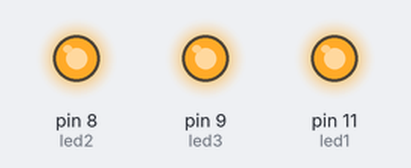
This sketch was run on a simulated Arduino Uno, built with avr-gcc and run on an emulated ATmega328P. Parts: output pins drawn as LEDs (lit = HIGH).

Above: at 0.1 s.
Timing chart, 0 to 1.6 s (numbered marks = the images above):
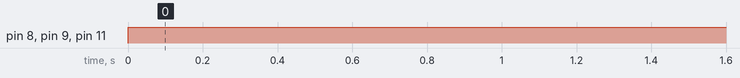

The sketch:

teste_led_receptor_secundario.ino
```cpp
int led1=11;
int led2=8;
int led3=9;

void setup() {
  // put your setup code here, to run once:
  pinMode(led1, OUTPUT);
  pinMode(led2, OUTPUT);
  pinMode(led3, OUTPUT);
}

void loop() {
  // put your main code here, to run repeatedly:
  digitalWrite(led1, HIGH);
  digitalWrite(led2, HIGH);
  digitalWrite(led3, HIGH);
}
```

Measured:
- by itself, pin 8 (led2), pin 9 (led3), pin 11 (led1): LOW → HIGH at 0.00 s
